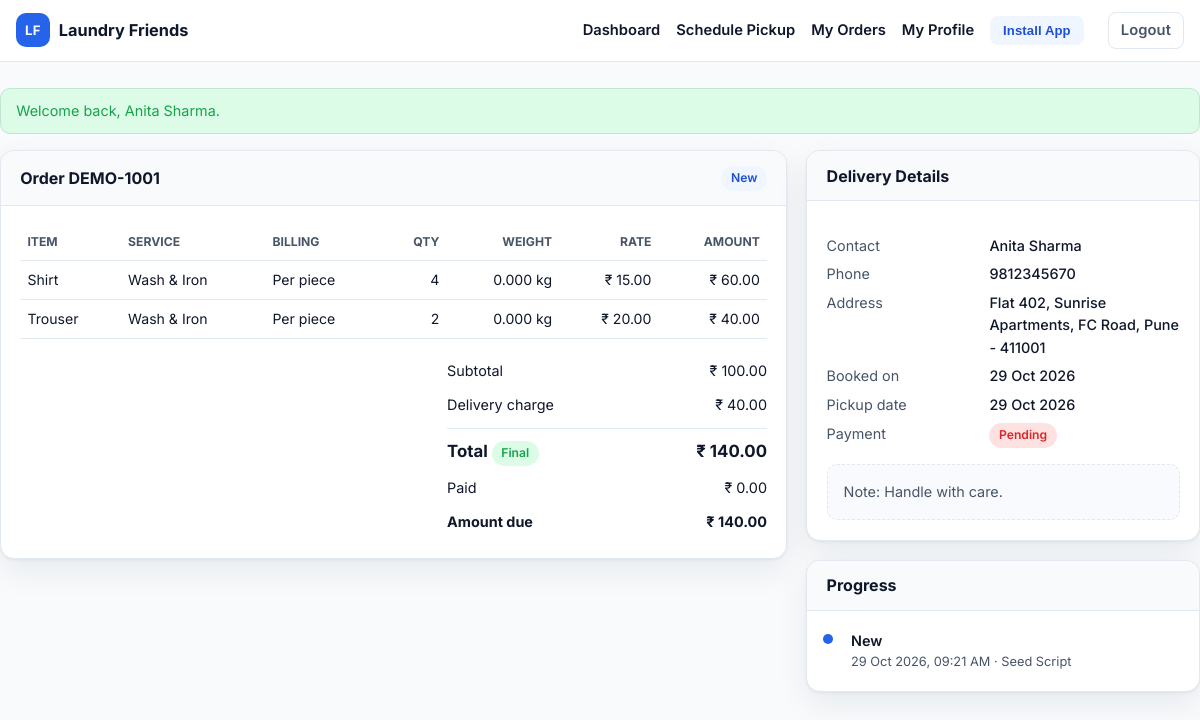
The app's page /customer/order-view.php?id=1 (signed in) with its own data.
### tables this page shows
CREATE TABLE IF NOT EXISTS orders (
  id INT UNSIGNED AUTO_INCREMENT PRIMARY KEY,
  order_number VARCHAR(30) NOT NULL,
  customer_id INT UNSIGNED NOT NULL,
  source ENUM('customer','admin') NOT NULL DEFAULT 'admin',
  pricing_mode ENUM('per_item','per_kg') NOT NULL DEFAULT 'per_item',
  status ENUM('new','pickup_assigned','picked_up','processing','ready_for_delivery','out_for_delivery','delivered','cancelled') NOT NULL DEFAULT 'new',
  payment_status ENUM('pending','partial','paid') NOT NULL DEFAULT 'pending',
  order_date DATE NOT NULL,
  scheduled_pickup_date DATE NULL,
  scheduled_delivery_date DATE NULL,
  contact_name VARCHAR(100) NOT NULL,
  contact_phone VARCHAR(20) NOT NULL,
  delivery_address TEXT NOT NULL,
  pickup_latitude DECIMAL(10,7) NULL,
  pickup_longitude DECIMAL(10,7) NULL,
  pickup_place_id VARCHAR(255) NULL,
  pickup_staff_id INT UNSIGNED NULL,
  delivery_staff_id INT UNSIGNED NULL,
  pickup_assigned_at DATETIME NULL,
  delivery_assigned_at DATETIME NULL,
  pickup_completed_at DATETIME NULL,
  delivery_completed_at DATETIME NULL,
  subtotal DECIMAL(12,2) NOT NULL DEFAULT 0,
  discount_amount DECIMAL(12,2) NOT NULL DEFAULT 0,
  delivery_charge DECIMAL(12,2) NOT NULL DEFAULT 0,
  tax_amount DECIMAL(12,2) NOT NULL DEFAULT 0,
  total_amount DECIMAL(12,2) NOT NULL DEFAULT 0,
  paid_amount DECIMAL(12,2) NOT NULL DEFAULT 0,
  notes TEXT NULL,
  staff_notes TEXT NULL,
  created_by INT UNSIGNED NULL,
  created_at DATETIME NOT NULL DEFAULT CURRENT_TIMESTAMP,
  updated_at DATETIME NOT NULL DEFAULT CURRENT_TIMESTAMP ON UPDATE CURRENT_TIMESTAMP,
  UNIQUE KEY uq_orders_number (order_number),
  KEY idx_orders_customer (customer_id),
  KEY idx_orders_status (status),
  KEY idx_orders_pickup_staff (pickup_staff_id),
  KEY idx_orders_delivery_staff (delivery_staff_id),
  KEY idx_orders_payment (payment_status),
  KEY idx_orders_date (order_date)
);

CREATE TABLE IF NOT EXISTS order_items (
  id INT UNSIGNED AUTO_INCREMENT PRIMARY KEY,
  order_id INT UNSIGNED NOT NULL,
  service_id INT UNSIGNED NULL,
  subcategory_id INT UNSIGNED NULL,
  subcategory_name VARCHAR(80) NULL,
  item_name VARCHAR(120) NOT NULL,
  service_name VARCHAR(120) NULL,
  service_type VARCHAR(40) NOT NULL DEFAULT 'wash_fold',
  price_mode ENUM('per_piece','per_kg','fixed') NOT NULL DEFAULT 'per_piece',
  qty INT UNSIGNED NOT NULL DEFAULT 1,
  weight_kg DECIMAL(10,3) NOT NULL DEFAULT 0,
  weight_verified TINYINT(1) NOT NULL DEFAULT 0,
  weight_verified_by INT UNSIGNED NULL,
  weight_verified_at DATETIME NULL,
  rate DECIMAL(12,2) NOT NULL DEFAULT 0,
  catalog_rate DECIMAL(12,2) NOT NULL DEFAULT 0,
  rate_changed_by INT UNSIGNED NULL,
  rate_changed_by_name VARCHAR(100) NULL,
  rate_change_reason VARCHAR(255) NULL,
  rate_changed_at DATETIME NULL,
  amount DECIMAL(12,2) NOT NULL DEFAULT 0,
  notes VARCHAR(255) NULL,
  KEY idx_order_items_order (order_id),
  KEY idx_order_items_service (service_id)
);

CREATE TABLE IF NOT EXISTS order_status_history (
  id INT UNSIGNED AUTO_INCREMENT PRIMARY KEY,
  order_id INT UNSIGNED NOT NULL,
  from_status VARCHAR(30) NULL,
  to_status VARCHAR(30) NOT NULL,
  action VARCHAR(50) NOT NULL,
  notes VARCHAR(255) NULL,
  user_id INT UNSIGNED NULL,
  user_name VARCHAR(100) NULL,
  user_role VARCHAR(30) NULL,
  created_at DATETIME NOT NULL DEFAULT CURRENT_TIMESTAMP,
  KEY idx_history_order (order_id),
  KEY idx_history_created (created_at)
);

### config/helpers.php (called while the page is built, shortened)
<?php
function e(?string $value): string
{
    return htmlspecialchars((string) $value, ENT_QUOTES | ENT_SUBSTITUTE, 'UTF-8');
}
function query_int(string $key, int $default = 0): int
{
    $value = $_GET[$key] ?? null;
    return is_numeric($value) ? (int) $value : $default;
}
function money(float $amount): string
{
    return APP_CURRENCY . ' ' . number_format($amount, 2);
}
function order_statuses(): array
{
    return [
        'new' => 'New',
        'pickup_assigned' => 'Pickup Assigned',
        'picked_up' => 'Picked Up',
        'processing' => 'Processing',
        'ready_for_delivery' => 'Ready for Delivery',
        'out_for_delivery' => 'Out for Delivery',
        'delivered' => 'Delivered',
        'cancelled' => 'Cancelled',
    ];
}
function order_status_label(string $status): string
{
    $all = order_statuses();
    return $all[$status] ?? ucwords(str_replace('_', ' ', $status));
}
function payment_statuses(): array
{
    return [
        'pending' => 'Pending',
        'partial' => 'Partially Paid',
        'paid' => 'Paid',
    ];
}
function payment_status_label(string $status): string
{
    $all = payment_statuses();
    return $all[$status] ?? ucfirst($status);
}
function service_types(): array
{
    return [
        'wash_fold' => 'Wash & Fold',
        'wash_iron' => 'Wash & Iron',
        'dry_clean' => 'Dry Clean',
        'iron_only' => 'Ironing Only',
        'shoe_clean' => 'Shoe Cleaning',
        'bed_cover' => 'Bed Cover / Curtain',
        'weight_based' => 'Weight Based Laundry',
        'other' => 'Other',
    ];
}
function service_type_label(string $type): string
{
    $all = service_types();
    return $all[$type] ?? ucwords(str_replace('_', ' ', $type));
}
function service_modes(): array
{
    return [
        'per_piece' => 'Per piece',
        'per_kg' => 'Per kg',
        'fixed' => 'Fixed rate',
    ];
}
function service_mode_label(string $mode): string
{
    $all = service_modes();
    return $all[$mode] ?? ucfirst(str_replace('_', ' ', $mode));
}
function order_item_service_label(array $item): string
{
    $name = trim((string) ($item['service_name'] ?? ''));
    return service_type_label((string) ($item['service_type'] ?? ''));
}
function order_item_billing_label(array $item): string
{
    $mode = (string) ($item['price_mode'] ?? 'per_piece');
    return service_mode_label($mode);
}
function format_date(?string $date): string
{
    $ts = strtotime($date);
    return $ts === false ? '—' : date('d M Y', $ts);
}
function format_datetime(?string $date): string
{
    $ts = strtotime($date);
    return $ts === false ? '—' : date('d M Y, h:i A', $ts);
}
function status_badge(string $status): string
{
    $map = [
        'new' => 'badge-info',
        'pickup_assigned' => 'badge-info',
        'picked_up' => 'badge-purple',
        'processing' => 'badge-purple',
        'ready_for_delivery' => 'badge-warn',
        'out_for_delivery' => 'badge-warn',
        'delivered' => 'badge-success',
        'cancelled' => 'badge-muted',
        'pending' => 'badge-danger',
        'partial' => 'badge-warn',
        'paid' => 'badge-success',
    ];
    return $map[$status] ?? 'badge-muted';
}

### config/db.php (called while the page is built, shortened)
<?php
function db(): PDO
{
    static $pdo = null;
    if ($pdo instanceof PDO) {
        return $pdo;
    }
    $dsn = 'mysql:host=' . DB_HOST . ';port=' . DB_PORT . ';dbname=' . DB_NAME . ';charset=utf8mb4';
    try {
        $pdo = new PDO($dsn, DB_USER, DB_PASS, [
            PDO::ATTR_ERRMODE => PDO::ERRMODE_EXCEPTION,
            PDO::ATTR_DEFAULT_FETCH_MODE => PDO::FETCH_ASSOC,
            PDO::ATTR_EMULATE_PREPARES => false,
        ]);
        $pdo->exec("SET time_zone = '" . DB_TIMEZONE . "'");
    } catch (PDOException $e) {
        app_log_throwable($e);
        throw new RuntimeException('Database connection failed. Please try again in a moment.', 0, $e);
    }
    return $pdo;
}
function db_all(string $sql, array $params = []): array
{
    $stmt = db()->prepare($sql);
    $stmt->execute($params);
    return $stmt->fetchAll();
}
function db_row(string $sql, array $params = []): ?array
{
    $stmt = db()->prepare($sql);
    $stmt->execute($params);
    $row = $stmt->fetch();
    return $row === false ? null : $row;
}

### customer/order-view.php (the view, shortened to what this page needs)
<?php
require_once dirname(__DIR__) . '/includes/layout.php';
$orderId = query_int('id');
$order = db_row('SELECT * FROM orders WHERE id = ?', [$orderId]);
$items = db_all('SELECT * FROM order_items WHERE order_id = ? ORDER BY id', [$orderId]);
$history = db_all('SELECT * FROM order_status_history WHERE order_id = ? ORDER BY id DESC', [$orderId]);
$due = (float) $order['total_amount'] - (float) $order['paid_amount'];
?>
<div class="detail-grid">
    <div>
        <div class="panel">
            <div class="panel-head">
                <h2>Order <?= e($order['order_number']) ?></h2>
                <span class="badge <?= e(status_badge((string) $order['status'])) ?>"><?= e(order_status_label((string) $order['status'])) ?></span>
            </div>
            <div class="panel-body">
                <div class="table-wrap">
                    <table class="items-table">
                        <thead>
                            <tr>
                                <th>Item</th>
                                <th>Service</th>
                                <th>Billing</th>
                                <th class="num">Qty</th>
                                <th class="num">Weight</th>
                                <th class="num">Rate</th>
                                <th class="num">Amount</th>
                            </tr>
                        </thead>
                        <tbody>
                        <?php foreach ($items as $item): ?>
                            <tr>
                                <td><?= e($item['item_name']) ?><?php if (!empty($item['subcategory_name'])): ?><br><span class="subtle"><?= e((string) $item['subcategory_name']) ?></span><?php endif; ?></td>
                                <td><?= e(order_item_service_label($item)) ?></td>
                                <td><?= e(order_item_billing_label($item)) ?></td>
                                <td class="num"><?= e((string) $item['qty']) ?></td>
                                <td class="num">
                                    <?= e(number_format((float) $item['weight_kg'], 3)) ?> kg
                                </td>
                                <td class="num"><?= e(money((float) $item['rate'])) ?></td>
                                <td class="num"><?= e(money((float) $item['amount'])) ?></td>
                            </tr>
                        <?php endforeach; ?>
                        </tbody>
                    </table>
                </div>
                <?php
                $hasEstimate = false;
                ?>
                <div class="mt-1" style="max-width: 320px; margin-left:auto;">
                    <div class="total-row"><span>Subtotal</span><span><?= e(money((float) $order['subtotal'])) ?></span></div>
                    <?php if ((float) $order['delivery_charge'] > 0): ?>
                        <div class="total-row"><span>Delivery charge</span><span><?= e(money((float) $order['delivery_charge'])) ?></span></div>
                    <?php endif; ?>
                    <div class="total-row grand"><span>Total
                        <span class="badge <?= $hasEstimate ? 'badge-warn' : 'badge-success' ?>"><?= $hasEstimate ? 'Estimated' : 'Final' ?></span>
                    </span><span><?= e(money((float) $order['total_amount'])) ?></span></div>
                    <div class="total-row"><span>Paid</span><span><?= e(money((float) $order['paid_amount'])) ?></span></div>
                    <div class="total-row"><strong>Amount due</strong><strong><?= e(money($due)) ?></strong></div>
                </div>
            </div>
        </div>
    </div>
    <div>
        <div class="panel">
            <div class="panel-head"><h3>Delivery Details</h3></div>
            <div class="panel-body">
                <dl class="kv">
                    <dt>Contact</dt>
                    <dd><?= e($order['contact_name']) ?></dd>
                    <dt>Phone</dt>
                    <dd><?= e($order['contact_phone']) ?></dd>
                    <dt>Address</dt>
                    <dd><?= e($order['delivery_address']) ?></dd>
                    <dt>Booked on</dt>
                    <dd><?= e(format_date((string) $order['order_date'])) ?></dd>
                    <dt>Pickup date</dt>
                    <dd><?= e(format_date($order['scheduled_pickup_date'])) ?></dd>
                    <dt>Payment</dt>
                    <dd><span class="badge <?= e(status_badge((string) $order['payment_status'])) ?>"><?= e(payment_status_label((string) $order['payment_status'])) ?></span></dd>
                </dl>
                <?php if (!empty($order['notes'])): ?>
                    <div class="muted-box mt-1">Note: <?= e($order['notes']) ?></div>
                <?php endif; ?>
            </div>
        </div>
        <div class="panel">
            <div class="panel-head"><h3>Progress</h3></div>
            <div class="panel-body">
                <ul class="timeline">
                    <?php foreach ($history as $entry): ?>
                        <li>
                            <div class="who"><?= e(order_status_label((string) $entry['to_status'])) ?></div>
                            <div class="when"><?= e(format_datetime((string) $entry['created_at'])) ?> &middot; <?= e((string) ($entry['user_name'] ?? 'System')) ?></div>
                        </li>
                    <?php endforeach; ?>
                </ul>
            </div>
        </div>
    </div>
</div>

### records on screen
orders: order_number "DEMO-1001", status "New", subtotal "₹ 100.00", delivery_charge "₹ 40.00", total_amount "₹ 140.00", paid_amount "₹ 0.00", money($due) "₹ 140.00", contact_name "Anita Sharma", contact_phone "9812345670", delivery_address "Flat 402, Sunrise Apartments, FC Road, Pune - 411001", order_date "29 Oct 2026", scheduled_pickup_date "29 Oct 2026", payment_status "Pending", notes "Handle with care."
order_items: item_name "Shirt", service_type "Wash & Iron", price_mode "Per piece", qty "4", weight_kg "0.000", rate "₹ 15.00", amount "₹ 60.00"
order_items: item_name "Trouser", service_type "Wash & Iron", price_mode "Per piece", qty "2", weight_kg "0.000", rate "₹ 20.00", amount "₹ 40.00"
order_status_history: to_status "New", created_at "29 Oct 2026, 09:21 AM", user_name "Seed Script"

### other values on screen
APP_NAME "Laundry Friends"
$item['label'] "Dashboard"
$item['label'] "Schedule Pickup"
$item['label'] "My Orders"
$item['label'] "My Profile"
$flash['message'] "Welcome back, Anita Sharma."
